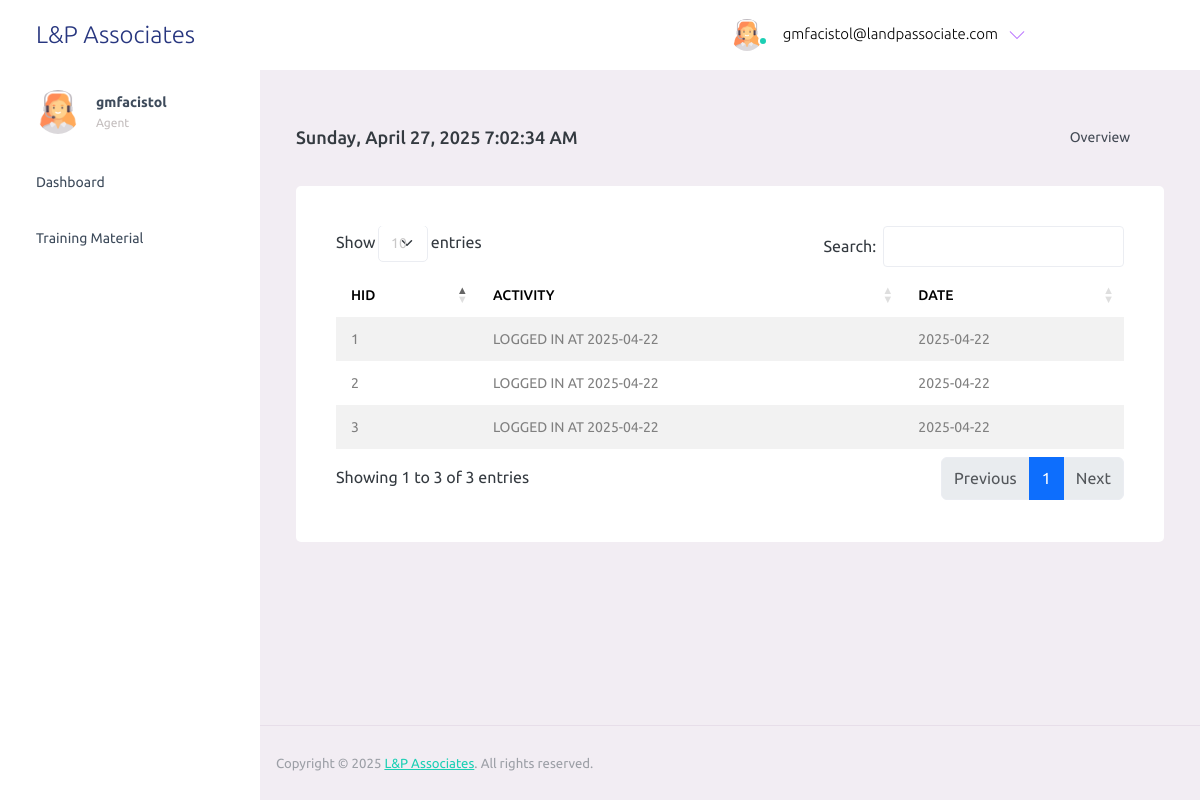
Page /admin/agent/?view=ACTIVITYLOG (signed in) on the committed database.
### tables this page shows
CREATE TABLE `lp_agent` (
  `agent_id` int(11) NOT NULL,
  `email` varchar(50) NOT NULL,
  `password` varchar(255) NOT NULL,
  `unhashed` varchar(50) NOT NULL,
  `status` varchar(50) DEFAULT 'ACTIVE',
  `date_created` date DEFAULT curdate()
);

CREATE TABLE `lp_agent_activity` (
  `hid` int(11) NOT NULL,
  `agent_id` int(11) NOT NULL,
  `activity` varchar(250) NOT NULL,
  `date_created` date DEFAULT curdate()
);

### controller/mainController.php (called while the page is built, shortened)
<?php
include('../../connection/connection.php');
class accountCont extends DBController
{
    function accountAgent($agent_id)
    {
        $query = "SELECT * FROM lp_agent LA WHERE LA.agent_id = ?";
        $params = array(
        array("param_type" => "i", "param_value" => $agent_id)
        );
        $result = $this->getDBResult($query, $params);
        return $result;
    }
    function getAaccountActivity($agent_id)
    {
        $query = "SELECT * FROM lp_agent_activity LAA WHERE LAA.agent_id = ?";
        $params = array(
        array("param_type" => "i", "param_value" => $agent_id)
        );
        $result = $this->getDBResult($query, $params);
        return $result;
    }
}
$portCont = new accountCont();

### session/agent_session.php (called while the page is built, shortened)
<?php
$agent_id=$_SESSION['agent_id'];
?>

### connection/connection.php (called while the page is built, shortened)
<?php
class DBController
{
    private $host = "112.202.233.208";
    private $user = "root";
    private $password = "";
    private $database = "lp_associates_main";
    private $conn;
    function __construct()
    {
        $this->conn = mysqli_connect($this->host, $this->user, $this->password, $this->database);
    }
    function getDBResult($query, $params = array())
    {
        $sql_statement = $this->conn->prepare($query);
        if (! empty($params)) {
            $this->bindParams($sql_statement, $params);
        }
        $sql_statement->execute();
        $result = $sql_statement->get_result();
        if ($result->num_rows > 0) {
            while ($row = $result->fetch_assoc()) {
                $resultset[] = $row;
            }
        }
        if (! empty($resultset)) {
            return $resultset;
        }
    }
    function bindParams($sql_statement, $params)
    {
        $param_type = "";
        foreach ($params as $query_param) {
            $param_type .= $query_param["param_type"];
        }
        $bind_params[] = & $param_type;
        foreach ($params as $k => $query_param) {
            $bind_params[] = & $params[$k]["param_value"];
        }
        call_user_func_array(array(
            $sql_statement,
            'bind_param'
        ), $bind_params);
    }
}

### action/account/mainAccountAction.php (called while the page is built, shortened)
<?php
include('../../controller/mainController.php');
include('../../session/agent_session.php');
$account = $portCont->accountAgent($agent_id);
$agent_id = $account[0]['agent_id'];

### admin/agent/routes/activity.php (the view)
<div class="row">
              <div class="col-12 grid-margin">
                <div class="card">
                  <div class="card-body">
                    <div class="table-responsive">
                       <table id="activitiyTable"
                         class="align-middle mb-0 table table-borderless table-striped table-hover">
                         <thead>
                             <th>HID</th>
                             <th>ACTIVITY</th>
                             <th>DATE</th>
                         </thead>
                         <tbody>
                             <?php
                            $activity = $portCont->getAaccountActivity($agent_id);
                            if (!empty($activity)) {
                                foreach ($activity as $key => $value) {
                                    echo
                                    "<tr>
                                        <td>".$value['hid']."</td>
                                        <td>".$value['activity']."</td>
                                        <td>".$value['date_created']."</td>
                                    </tr>";
                                }
                            }
                            ?>
                         </tbody>
                       </table>
                    </div>
                  </div>
                </div>
              </div>
            </div>

### admin/agent/index.php (shortened to what this page needs)
<?php
include('../../action/account/mainAccountAction.php');
?>
<!DOCTYPE html>
<html lang="en">
  <head>
    <link rel="stylesheet" href="../../public/admin/vendors/mdi/css/materialdesignicons.min.css">
    <link rel="stylesheet" href="../../public/admin/vendors/ti-icons/css/themify-icons.css">
    <link rel="stylesheet" href="../../public/admin/vendors/css/vendor.bundle.base.css">
    <link rel="stylesheet" href="../../public/admin/vendors/font-awesome/css/font-awesome.min.css">
    <link rel="stylesheet" href="../../public/admin/vendors/font-awesome/css/font-awesome.min.css" />
    <link rel="stylesheet" href="../../public/admin/vendors/bootstrap-datepicker/bootstrap-datepicker.min.css">
    <link rel="stylesheet" href="../../public/admin/css/style.css">
        <link rel="stylesheet" type="text/css"
            href="https://cdn.datatables.net/1.12.1/css/dataTables.bootstrap5.min.css">
  </head>
  <body>
    <div class="container-scroller">
      <?php include('./navigation/navigation.php'); ?>
      <div class="container-fluid page-body-wrapper">
        <?php include('./sidebar/sidebar.php'); ?>
        <div class="main-panel">
          <div class="content-wrapper">
            <div class="page-header">
              <h3 class="page-title" id="clock"></h3>
              <nav aria-label="breadcrumb">
                <ul class="breadcrumb">
                  <li class="breadcrumb-item active" aria-current="page">
                    <span></span>Overview <i class="mdi mdi-alert-circle-outline icon-sm text-primary align-middle"></i>
                  </li>
                </ul>
              </nav>
            </div>
            <?php
            if(!empty($_GET['view']))  {
                switch($_GET['view'])
                {
                    case "ACTIVITYLOG":
                        include('./routes/activity.php');
                        break;
                }
            } else { ?>
            <?php include('./routes/home.php'); ?>
            <?php } ?>
          </div>
          <?php include('./footer/footer.php'); ?>
        </div>
      </div>
    </div>
  </body>
</html>

### admin/agent/navigation/navigation.php (shortened to what this page needs)
<nav class="navbar default-layout-navbar col-lg-12 col-12 p-0 fixed-top d-flex flex-row">
        <div class="text-center navbar-brand-wrapper d-flex align-items-center justify-content-start">
          <a class="navbar-brand brand-logo" href="#">L&P Associates</a>
        </div>
        <div class="navbar-menu-wrapper d-flex align-items-stretch">
          <button class="navbar-toggler navbar-toggler align-self-center" type="button" data-toggle="minimize">
            <span class="mdi mdi-menu"></span>
          </button>
          <ul class="navbar-nav navbar-nav-right">
            <li class="nav-item nav-profile dropdown">
              <a class="nav-link dropdown-toggle" id="profileDropdown" href="#" data-bs-toggle="dropdown" aria-expanded="false">
                <div class="nav-profile-img">
                  <img src="../../public/admin/images/faces/face1.png" alt="image">
                  <span class="availability-status online"></span>
                </div>
                <div class="nav-profile-text">
                  <p class="mb-1 text-black"><?php echo $account[0]['email']; ?> &nbsp;</p>
                </div>
              </a>
            </li>
            <li class="nav-item d-none d-lg-block full-screen-link">
              <a class="nav-link">
                <i class="mdi mdi-fullscreen" id="fullscreen-button"></i>
              </a>
            </li>
            <li class="nav-item nav-logout d-none d-lg-block">
              <a class="nav-link" href="./logout.php">
                <i class="mdi mdi-power"></i>
              </a>
            </li>
          </ul>
        </div>
      </nav>

### admin/agent/sidebar/sidebar.php (shortened to what this page needs)
<nav class="sidebar sidebar-offcanvas" id="sidebar">
          <ul class="nav">
            <li class="nav-item nav-profile">
              <a href="#" class="nav-link">
                <div class="nav-profile-image">
                  <img src="../../public/admin/images/faces/face1.png" alt="profile" />
                </div>
                <div class="nav-profile-text d-flex flex-column">
                  <span class="font-weight-bold mb-2"><?php echo str_replace('@landpassociate.com', '', $account[0]['email']); ?></span>
                  <span class="text-secondary text-small">Agent</span>
                </div>
                <i class="mdi mdi-bookmark-check text-success nav-profile-badge"></i>
              </a>
            </li>
            <li class="nav-item">
              <a class="nav-link" href="?view=HOME">
                <span class="menu-title">Dashboard</span>
                <i class="mdi mdi-home menu-icon"></i>
              </a>
            </li>
            <li class="nav-item">
            <a class="nav-link" href="?view=MATERIAL">
                <span class="menu-title">Training Material</span>
                <i class="mdi mdi-book-open menu-icon"></i>
              </a>
            </li>
          </ul>
        </nav>

### admin/agent/footer/footer.php
<footer class="footer">
    <div class="d-sm-flex justify-content-center justify-content-sm-between">
        <span class="text-muted text-center text-sm-left d-block d-sm-inline-block">Copyright © 2025 <a href="#" target="_blank">L&P Associates</a>. All rights reserved.</span>
    </div>
</footer>

### rows in the picture
lp_agent: email "gmfacistol@landpassociate.com", email "gmfacistol"
lp_agent_activity: hid "1", activity "LOGGED IN AT 2025-04-22", date_created "2025-04-22"
lp_agent_activity: hid "2", activity "LOGGED IN AT 2025-04-22", date_created "2025-04-22"
lp_agent_activity: hid "3", activity "LOGGED IN AT 2025-04-22", date_created "2025-04-22"
